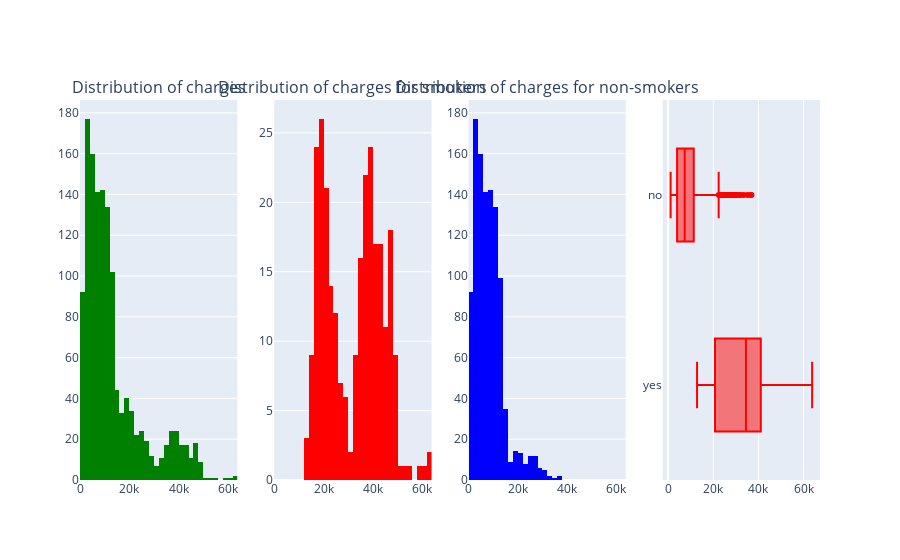

The notebook cell this image was saved under:
### Markdown cell above
#### 2.1 Distribution of charges, with respect to smokers/non-smokers

### Code cell
fig = make_subplots(rows=1, cols=4, subplot_titles=('Distribution of charges', 'Distribution of charges for smokers', 'Distribution of charges for non-smokers'))
fig.add_trace(px.histogram(df, x='charges', nbins=50, color_discrete_sequence=['green']).data[0], row=1, col=1)
fig.add_trace(px.histogram(df[df['smoker'] == 'yes'], x='charges', nbins=50, color_discrete_sequence=['red']).data[0], row=1, col=2)
fig.add_trace(px.histogram(df[df['smoker'] == 'no'], x='charges', nbins=50, color_discrete_sequence=['blue']).data[0], row=1, col=3)
# add boxplots
fig.add_trace(px.box(df, y='smoker', x='charges', color_discrete_sequence=['red', 'blue']).data[0], row=1, col=4)
fig.update_layout(showlegend=False)
# x axes range from 0 to the highest charge
fig.update_xaxes(range=[0, df['charges'].max()], row=1, col=1)
fig.update_xaxes(range=[0, df['charges'].max()], row=1, col=2)
fig.update_xaxes(range=[0, df['charges'].max()], row=1, col=3)
fig.show()

### Figure 1 — Plotly figure (JSON) as saved in the notebook; plotly's stock layout.template omitted (floating-point values rounded to 4 significant figures; data arrays with more than 128 entries replaced by an {"elided": "..."} marker saying what was removed)
{"data": [{"alignmentgroup": "True", "bingroup": "x", "hovertemplate": "charges=%{x}<br>count=%{y}<extra></extra>", "legendgroup": "", "marker": {"color": "green", "pattern": {"shape": ""}}, "name": "", "nbinsx": 50, "offsetgroup": "", "orientation": "v", "showlegend": false, "type": "histogram", "x": {"elided": "1338 float values"}, "xaxis": "x", "yaxis": "y"}, {"alignmentgroup": "True", "bingroup": "x", "hovertemplate": "charges=%{x}<br>count=%{y}<extra></extra>", "legendgroup": "", "marker": {"color": "red", "pattern": {"shape": ""}}, "name": "", "nbinsx": 50, "offsetgroup": "", "orientation": "v", "showlegend": false, "type": "histogram", "x": {"elided": "274 float values"}, "xaxis": "x2", "yaxis": "y2"}, {"alignmentgroup": "True", "bingroup": "x", "hovertemplate": "charges=%{x}<br>count=%{y}<extra></extra>", "legendgroup": "", "marker": {"color": "blue", "pattern": {"shape": ""}}, "name": "", "nbinsx": 50, "offsetgroup": "", "orientation": "v", "showlegend": false, "type": "histogram", "x": {"elided": "1064 float values"}, "xaxis": "x3", "yaxis": "y3"}, {"alignmentgroup": "True", "hovertemplate": "charges=%{x}<br>smoker=%{y}<extra></extra>", "legendgroup": "", "marker": {"color": "red"}, "name": "", "notched": false, "offsetgroup": "", "orientation": "h", "showlegend": false, "type": "box", "x": {"elided": "1338 float values"}, "x0": " ", "xaxis": "x4", "y": {"elided": "1338 str values"}, "y0": " ", "yaxis": "y4"}], "layout": {"annotations": [{"font": {"size": 16}, "showarrow": false, "text": "Distribution of charges", "x": 0.1062, "xanchor": "center", "xref": "paper", "y": 1, "yanchor": "bottom", "yref": "paper"}, {"font": {"size": 16}, "showarrow": false, "text": "Distribution of charges for smokers", "x": 0.3688, "xanchor": "center", "xref": "paper", "y": 1, "yanchor": "bottom", "yref": "paper"}, {"font": {"size": 16}, "showarrow": false, "text": "Distribution of charges for non-smokers", "x": 0.6313, "xanchor": "center", "xref": "paper", "y": 1, "yanchor": "bottom", "yref": "paper"}], "showlegend": false, "xaxis": {"anchor": "y", "domain": [0, 0.2125], "range": [0, 63770.0]}, "xaxis2": {"anchor": "y2", "domain": [0.2625, 0.475], "range": [0, 63770.0]}, "xaxis3": {"anchor": "y3", "domain": [0.525, 0.7375], "range": [0, 63770.0]}, "xaxis4": {"anchor": "y4", "domain": [0.7875, 1]}, "yaxis": {"anchor": "x", "domain": [0, 1]}, "yaxis2": {"anchor": "x2", "domain": [0, 1]}, "yaxis3": {"anchor": "x3", "domain": [0, 1]}, "yaxis4": {"anchor": "x4", "domain": [0, 1]}}}
